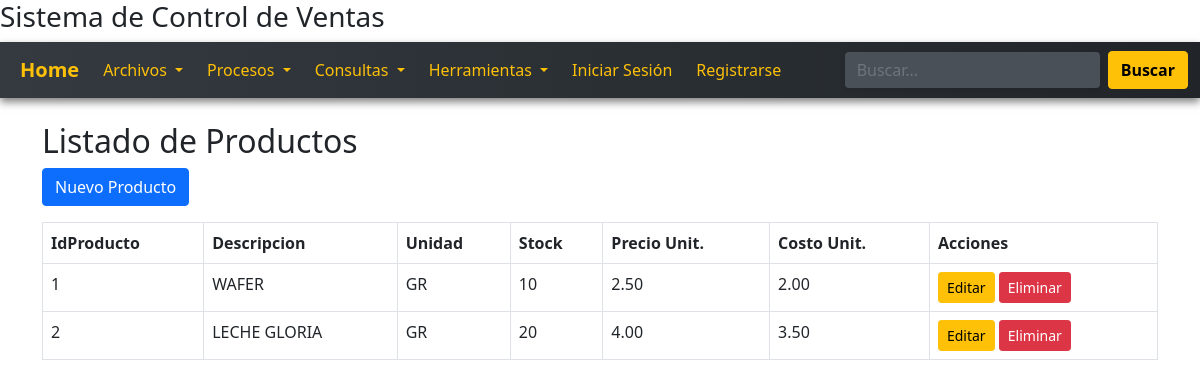
Screenshot of /vista/producto/listado.php with the database file from the repository.
### tables this page shows
CREATE TABLE `productos` (
  `idproducto` int(11) NOT NULL,
  `idproveedor` int(11) DEFAULT NULL,
  `nomproducto` varchar(128) DEFAULT NULL,
  `unimed` varchar(15) DEFAULT NULL,
  `stock` int(11) DEFAULT NULL,
  `cosuni` decimal(10,2) DEFAULT NULL,
  `preuni` decimal(10,2) DEFAULT NULL,
  `idcategoria` int(11) DEFAULT NULL,
  `estado` char(1) DEFAULT NULL
);

### includes/db.php (called while the page is built, shortened)
<?php
class DBConection{
public function conectar(){
    try {
        $pdo = new PDO("mysql:host=" .DBHOST. ";dbname=" .DBNAME. ";charset=utf8", DBUSER, DBPASS);
        $pdo->setAttribute(PDO::ATTR_ERRMODE, PDO::ERRMODE_EXCEPTION);
        return $pdo;
    } catch (PDOException $e) {
        echo "Error en la conexión: " . $e->getMessage();
    }
}
}
?>

### controlador/productoController.php (called while the page is built, shortened)
<?php
include $_SERVER['DOCUMENT_ROOT']."/sisventas/modelo/producto.php";
class ProductoController{
    public function obtener_listado(){
        $listado = new Producto();
       $res = $listado->listado();
        return $res;
    }
}

### modelo/producto.php (called while the page is built, shortened)
<?php
include $_SERVER['DOCUMENT_ROOT']."/sisventas/includes/db.php";
class Producto {
    private $con;
    public function __construct(){
        $cnx = new DBConection();
        $this->con = $cnx->conectar();
    }
    public function listado(){
        $sql = "select * from productos";
        $stmt = $this->con->prepare($sql);
        $stmt->execute();
        $resultados = $stmt->fetchAll(PDO::FETCH_ASSOC);
        return $resultados;
    }
}

### vista/producto/listado.php (the view)
<?php
include_once $_SERVER['DOCUMENT_ROOT']."/sisventas/vista/layout/header.php";
include_once $_SERVER['DOCUMENT_ROOT']."/sisventas/vista/layout/navbar.php";
include $_SERVER['DOCUMENT_ROOT']."/sisventas/controlador/productoController.php";
$producto = new ProductoController();
$datos = $producto->obtener_listado();
?>
<div class="container mt-4">
    <h2>Listado de Productos</h2>
    <a href="crear.php" class="btn btn-primary mb-3">Nuevo Producto</a>
    <table class="table table-bordered">
        <thead>
            <tr>
                <th>IdProducto</th>
                <th>Descripcion</th>
                <th>Unidad</th>
                <th>Stock</th>
                <th>Precio Unit.</th>
                <th>Costo Unit.</th>
                <th>Acciones</th>
            </tr>
        </thead>
        <tbody>
            <?php foreach ($datos as $fila): ?>
                <tr>
                    <td><?php echo $fila['idproducto']; ?></td>
                    <td><?php echo $fila['nomproducto']; ?></td>
                    <td><?php echo $fila['unimed']; ?></td>
                    <td><?php echo $fila['stock']; ?></td>
                    <td><?php echo $fila['preuni']; ?></td>
                    <td><?php echo $fila['cosuni']; ?></td>
                    <td>
                        <a href="update.php?id=<?php echo $fila['idproducto']; ?>"
                           class="btn btn-warning btn-sm">Editar</a>
                        <a href="eliminar.php?id=<?php echo $fila['idproducto']; ?>"
                           class="btn btn-danger btn-sm"
                           onclick="return confirm('¿Seguro que deseas eliminar este producto?');">
                           Eliminar
                        </a>
                    </td>
                </tr>
            <?php endforeach; ?>
        </tbody>
    </table>
</div>
<?php include_once $_SERVER['DOCUMENT_ROOT']."/sisventas/vista/layout/footer.php"; ?>

### rows the page displays
productos: idproducto "1", nomproducto "WAFER", unimed "GR", stock "10", preuni "2.50", cosuni "2.00"
productos: idproducto "2", nomproducto "LECHE GLORIA", unimed "GR", stock "20", preuni "4.00", cosuni "3.50"
